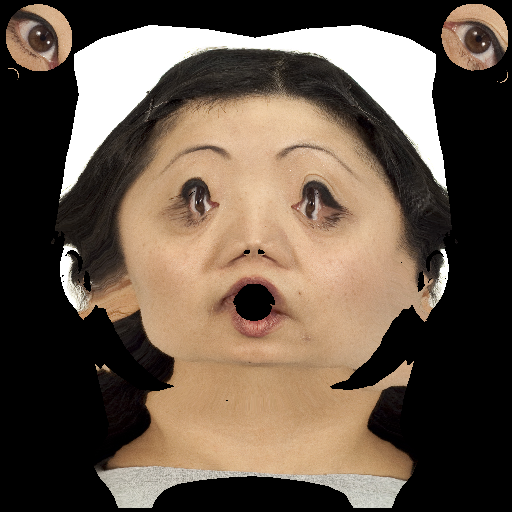
#> input picture images_generate/test.png, 512 x 512 px, found by its file name
$ python gen_mask.py
#> lines starting #> are read from the running program, lines starting #| are printed output that depends on the picture; after the words box and inside, x2 and y2 are one past the last pixel; in counts of white or black regions, pixels touching at a corner belong together
import cv2
import numpy as np

image=cv2.imread("test.png")
#> image is the input picture: shape (512, 512, 3); mean B, G, R 73.8, 87.6, 102.9
# creating a mask of that has the same dimensions of the image
# where each pixel is valued at 0
mask = np.zeros(image.shape[:2], dtype="uint8")

# creating a rectangle on the mask
# where the pixels are valued at 255
cv2.circle(mask, (250, 250), 200, 255, -1)
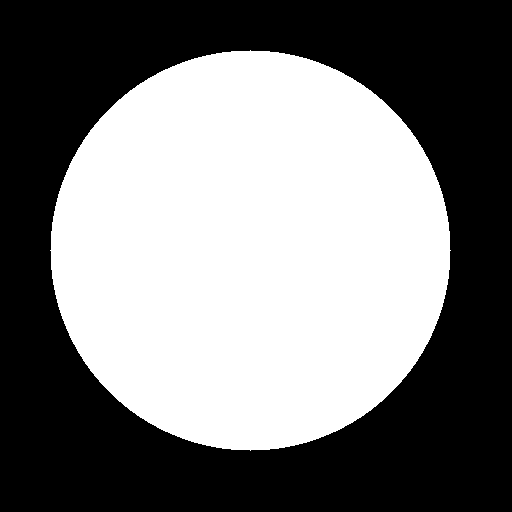
#> mask: shape (512, 512); 47.9% white; 1 white region, box (x1, y1, x2, y2) and area: (50, 50, 451, 451) 125629
cv2.imshow("Mask", mask)

# performing a bitwise_and with the image and the mask
masked = cv2.bitwise_and(image, image, mask=mask)
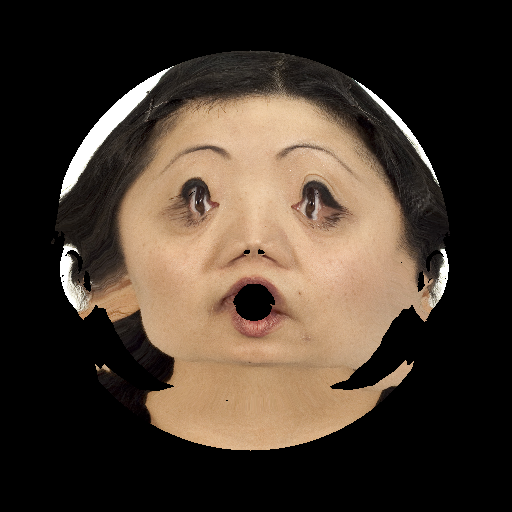
#> masked: shape (512, 512, 3); mean B, G, R 45.7, 57.2, 70
cv2.imshow("Mask applied to Image", masked)
print(type (masked))
#| <class 'numpy.ndarray'>
gray_mask=cv2.cvtColor(masked,cv2.COLOR_BGR2GRAY)
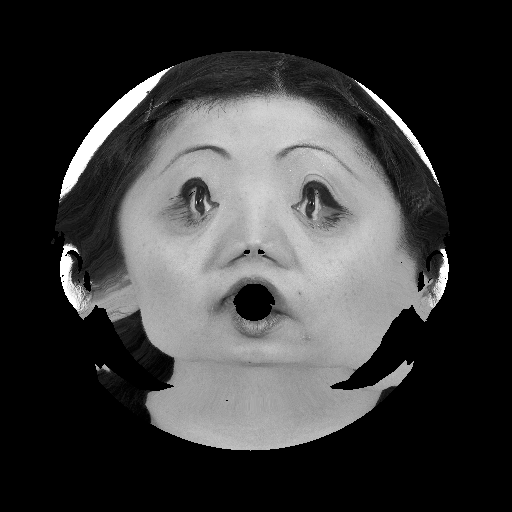
#> gray_mask: shape (512, 512); min 0, max 255, mean 59.7
# cv2.imshow("gray mask",gray_mask)
im_gray = cv2.cvtColor(image, cv2.COLOR_BGR2GRAY)
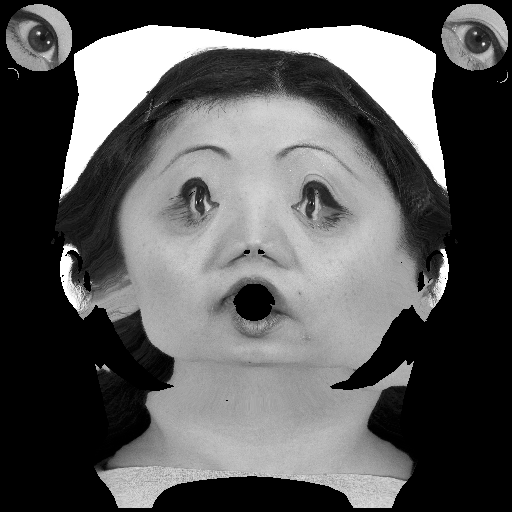
#> im_gray: shape (512, 512); min 0, max 255, mean 90.6
_, mask_binary = cv2.threshold(im_gray, thresh=180, maxval=255, type=cv2.THRESH_BINARY)
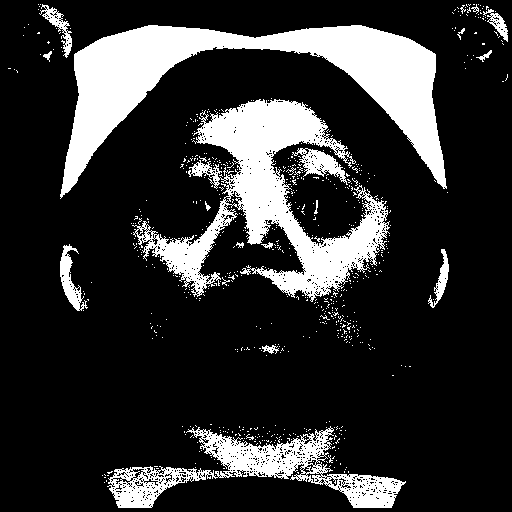
#> mask_binary: shape (512, 512); 19.2% white; 677 white regions (656 under 20 px), largest, box (x1, y1, x2, y2) and area: (60, 25, 447, 199) 20891, (132, 99, 390, 302) 17375, (107, 426, 406, 508) 7494

(thresh, im_bw) = cv2.threshold(gray_mask, 128, 255, cv2.THRESH_BINARY | cv2.THRESH_OTSU)
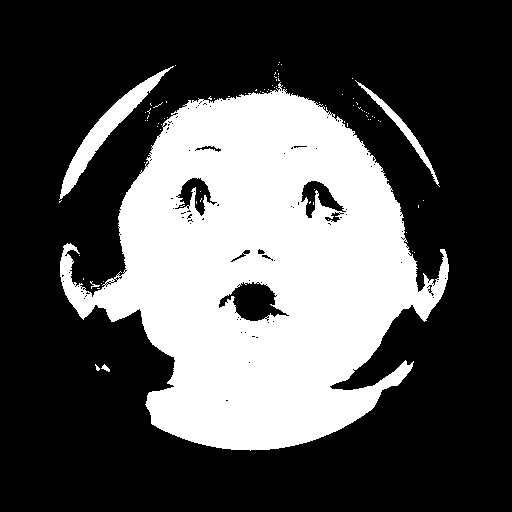
#> im_bw: shape (512, 512); 32.5% white; 85 white regions (80 under 20 px), largest, box (x1, y1, x2, y2) and area: (60, 82, 449, 451) 81812, (59, 66, 174, 200) 2360, (355, 80, 440, 187) 733, (101, 364, 110, 372) 35, (90, 281, 100, 289) 24
#> thresh = 88
cv2.imshow("binary mask circle", im_bw)
cv2.imshow("binary mask", mask_binary)
print(type (mask_binary))
#| <class 'numpy.ndarray'>
cv2.waitKey(0)

cv2.imwrite("data.png",im_bw)

$ run again, with images_generate/data_paint.png copied over images_generate/test.png
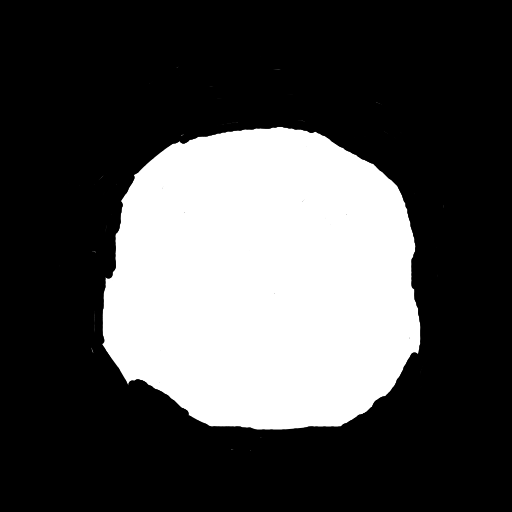
#> input picture images_generate/data_paint.png, 512 x 512 px, found by its file name
#> image is the input picture: shape (512, 512, 3); min 0, max 255, mean 76.2
#> mask: shape (512, 512); 47.9% white; 1 white region, box (x1, y1, x2, y2) and area: (50, 50, 451, 451) 125629
#| <class 'numpy.ndarray'>
#> `_, mask_binary = cv2.threshold(im_gray, thresh=180, maxval=255, type=c..`:
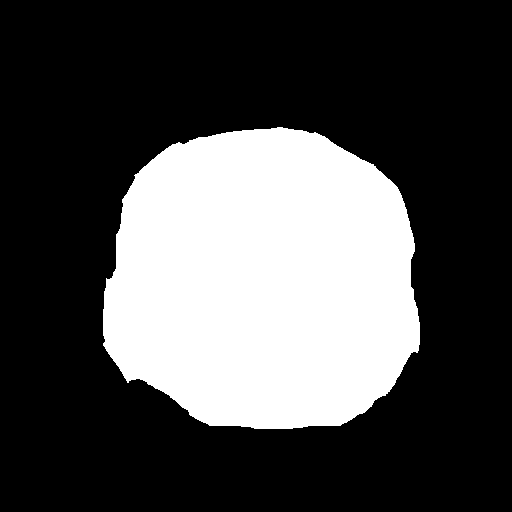
#> mask_binary: shape (512, 512); 29.8% white; 1 white region, box (x1, y1, x2, y2) and area: (103, 127, 420, 429) 78105
#> im_bw: shape (512, 512); 29.9% white; 1 white region, box (x1, y1, x2, y2) and area: (102, 127, 420, 430) 78259
#> thresh = 126
#| <class 'numpy.ndarray'>
